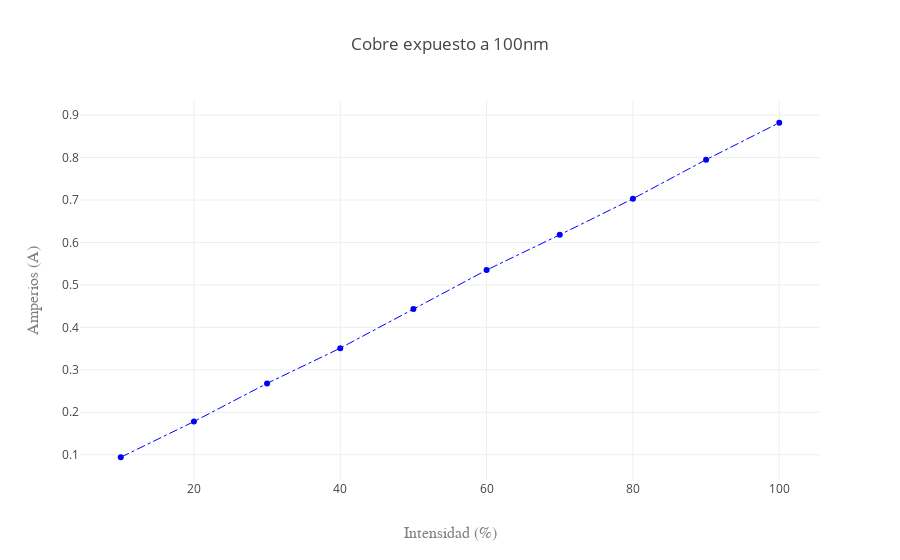

Notebook source saved alongside this figure:
### Markdown cell above
En el caso del cobre se observa que a mayor intensidad mayor corriente, el siguiente codigo genera una grafica con los resultados:

### Code cell
datos_Cu = [
{x: [10, 20, 30, 40, 50, 60, 70, 80, 90, 100],
y: [0.094, 0.178, 0.268, 0.351, 0.443, 0.535, 0.618, 0.703,
0.795, 0.882],
name: 'Cobre expuesto a 100nm',
marker: {
color: 'rgb(0, 0, 255)',
size: 6
},
line: {
color: 'rgb(0, 0, 255)',
dash: 'dashdot',
width: 1
}},
];
var layout_Cu = {
title: 'Cobre expuesto a 100nm',
xaxis: { title: 'Intensidad (%)',
titlefont: { family: 'Courier New, monospace', size: 16,
color: '#7f7f7f' }
},
yaxis: {
title: 'Amperios (A)', titlefont: {
family: 'Courier New, monospace', size: 16, color:
'#7f7f7f' }
}
};
Plotly(datos_Cu, layout_Cu);

### Figure 1 — Plotly figure (JSON) as saved in the notebook; plotly's stock layout.template omitted (floating-point values rounded to 4 significant figures)
{"data": [{"x": [10, 20, 30, 40, 50, 60, 70, 80, 90, 100], "y": [0.094, 0.178, 0.268, 0.351, 0.443, 0.535, 0.618, 0.703, 0.795, 0.882], "name": "Cobre expuesto a 100nm", "marker": {"color": "rgb(0, 0, 255)", "size": 6}, "line": {"color": "rgb(0, 0, 255)", "dash": "dashdot", "width": 1}}], "layout": {"title": "Cobre expuesto a 100nm", "xaxis": {"title": "Intensidad (%)", "titlefont": {"family": "Courier New, monospace", "size": 16, "color": "#7f7f7f"}}, "yaxis": {"title": "Amperios (A)", "titlefont": {"family": "Courier New, monospace", "size": 16, "color": "#7f7f7f"}}}}
